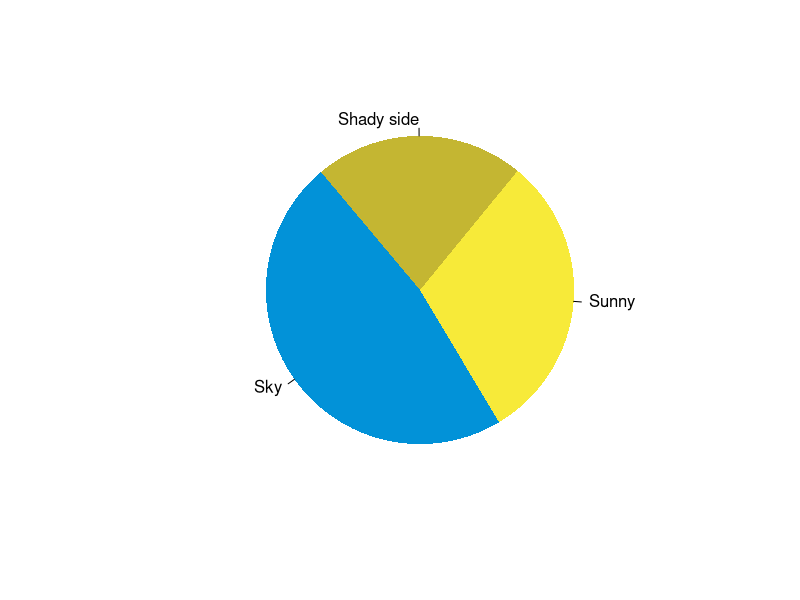

Reproduce this figure in R.
## ---- chunk 1
pie(
     c(280, 180, 130),
     c('Sky', 'Sunny', 'Shady side'),
     col = c('#0292D8', '#F7EA39', '#C4B632'),
     init.angle = 130, border = NA )
